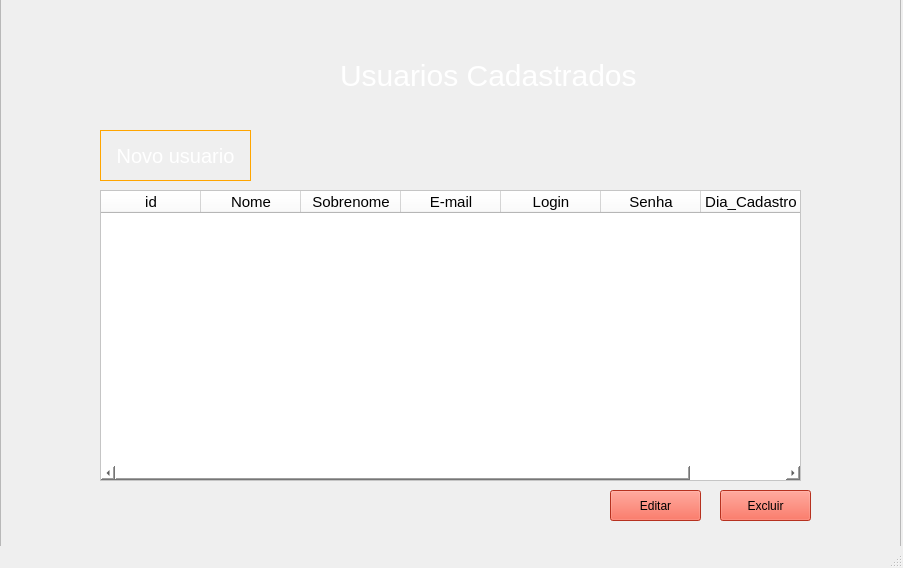
<?xml version="1.0" encoding="UTF-8"?>
<ui version="4.0">
 <class>MainWindow</class>
 <widget class="QMainWindow" name="MainWindow">
  <property name="geometry">
   <rect>
    <x>0</x>
    <y>0</y>
    <width>903</width>
    <height>568</height>
   </rect>
  </property>
  <property name="windowTitle">
   <string>MainWindow</string>
  </property>
  <property name="autoFillBackground">
   <bool>false</bool>
  </property>
  <property name="styleSheet">
   <string notr="true"/>
  </property>
  <property name="documentMode">
   <bool>false</bool>
  </property>
  <widget class="QWidget" name="centralwidget">
   <widget class="QTableWidget" name="tableWidget">
    <property name="geometry">
     <rect>
      <x>100</x>
      <y>190</y>
      <width>701</width>
      <height>291</height>
     </rect>
    </property>
    <property name="styleSheet">
     <string notr="true">background-color:white;font-size:15px;backgorund-color:white
</string>
    </property>
    <column>
     <property name="text">
      <string>id</string>
     </property>
    </column>
    <column>
     <property name="text">
      <string>Nome</string>
     </property>
    </column>
    <column>
     <property name="text">
      <string>Sobrenome</string>
     </property>
    </column>
    <column>
     <property name="text">
      <string>E-mail</string>
     </property>
    </column>
    <column>
     <property name="text">
      <string>Login</string>
     </property>
    </column>
    <column>
     <property name="text">
      <string>Senha</string>
     </property>
    </column>
    <column>
     <property name="text">
      <string>Dia_Cadastro</string>
     </property>
    </column>
   </widget>
   <widget class="QPushButton" name="pushButton_6">
    <property name="geometry">
     <rect>
      <x>720</x>
      <y>490</y>
      <width>91</width>
      <height>31</height>
     </rect>
    </property>
    <property name="styleSheet">
     <string notr="true">background-color: rgb(255, 69, 44);</string>
    </property>
    <property name="text">
     <string>Excluir</string>
    </property>
   </widget>
   <widget class="QPushButton" name="pushButton_7">
    <property name="geometry">
     <rect>
      <x>610</x>
      <y>490</y>
      <width>91</width>
      <height>31</height>
     </rect>
    </property>
    <property name="styleSheet">
     <string notr="true">background-color: rgb(255, 69, 44);
</string>
    </property>
    <property name="text">
     <string>Editar</string>
    </property>
   </widget>
   <widget class="QPushButton" name="pushButton_8">
    <property name="geometry">
     <rect>
      <x>100</x>
      <y>130</y>
      <width>151</width>
      <height>51</height>
     </rect>
    </property>
    <property name="styleSheet">
     <string notr="true">
QPushButton{ border:1px solid orange;color:white;font-size:20px ; }


QPushButton:hover{ background-color:orange;color:black  }


</string>
    </property>
    <property name="text">
     <string>Novo usuario</string>
    </property>
   </widget>
   <widget class="QFrame" name="frame">
    <property name="geometry">
     <rect>
      <x>0</x>
      <y>-10</y>
      <width>901</width>
      <height>561</height>
     </rect>
    </property>
    <property name="styleSheet">
     <string notr="true">background-image: url(:/fundo/Black-and-Orange-Desktop-Background.jpg);</string>
    </property>
    <property name="frameShape">
     <enum>QFrame::StyledPanel</enum>
    </property>
    <property name="frameShadow">
     <enum>QFrame::Raised</enum>
    </property>
    <widget class="QLabel" name="label_2">
     <property name="geometry">
      <rect>
       <x>340</x>
       <y>70</y>
       <width>301</width>
       <height>31</height>
      </rect>
     </property>
     <property name="styleSheet">
      <string notr="true">color:white;font-size:30px;backgound-img:none</string>
     </property>
     <property name="text">
      <string>Usuarios Cadastrados</string>
     </property>
    </widget>
   </widget>
   <zorder>frame</zorder>
   <zorder>tableWidget</zorder>
   <zorder>pushButton_6</zorder>
   <zorder>pushButton_7</zorder>
   <zorder>pushButton_8</zorder>
  </widget>
  <widget class="QMenuBar" name="menubar">
   <property name="geometry">
    <rect>
     <x>0</x>
     <y>0</y>
     <width>903</width>
     <height>21</height>
    </rect>
   </property>
  </widget>
  <widget class="QStatusBar" name="statusbar"/>
 </widget>
 <resources>
  <include location="../../../../AppData/Local/Programs/Python/Python38-32/Lib/site-packages/qt5_applications/Qt/bin/aquimesmo.qrc"/>
  <include location="../imagemdefundo.qrc"/>
  <include location="cpanel.qrc"/>
 </resources>
 <connections/>
</ui>
